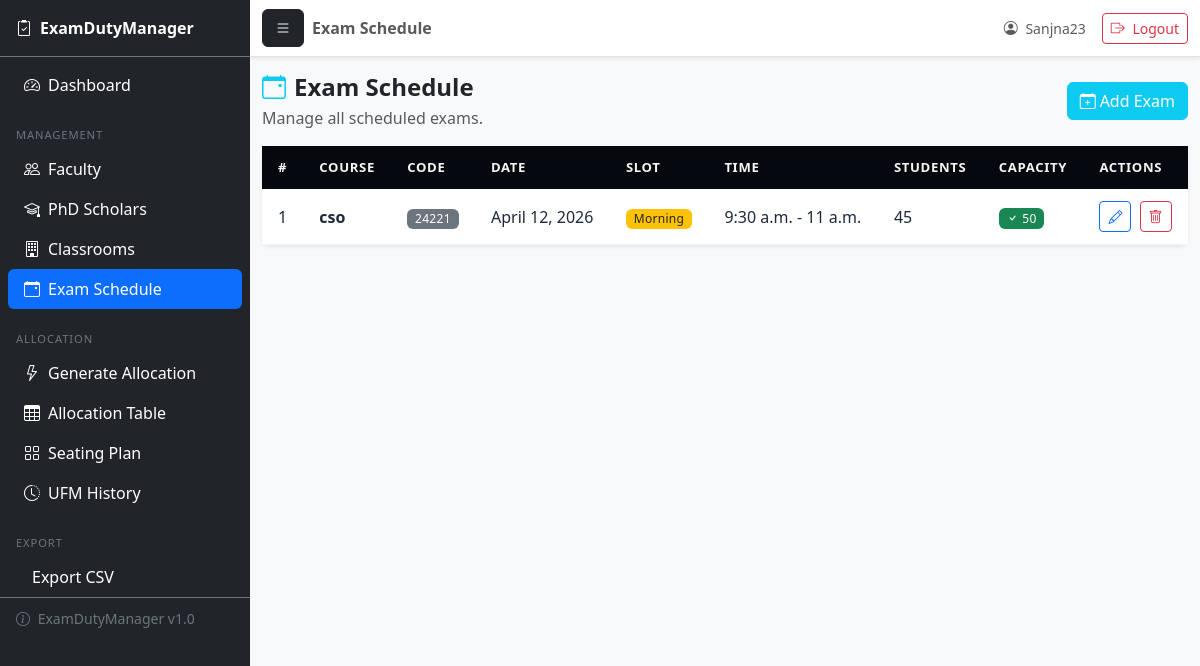
The app's page /exams/ (signed in) with its own data.
### allocation/models.py (models this page shows, shortened)
class ExamSchedule(models.Model):
    course_name       = models.CharField(max_length=255)
    course_code       = models.CharField(max_length=20, blank=True)
    date              = models.DateField()
    time_slot         = models.CharField(max_length=10, choices=TimeSlot.choices)
    start_time        = models.TimeField()
    end_time          = models.TimeField()
    expected_students = models.PositiveIntegerField(default=0)
    classrooms        = models.ManyToManyField(
        Classroom,
        related_name="exam_schedules",
        blank=True
    )
    notes = models.TextField(blank=True)
    class Meta:
        verbose_name = "Exam Schedule"
        verbose_name_plural = "Exam Schedules"
        ordering = ["date", "start_time"]
        unique_together = ("course_name", "date", "time_slot")
    @property
    def total_classroom_capacity(self):
        return sum(room.capacity for room in self.classrooms.all())
    @property
    def is_capacity_sufficient(self):
        return self.total_classroom_capacity >= self.expected_students

class Classroom(models.Model):
    name = models.CharField(max_length=50, unique=True)
    capacity = models.PositiveIntegerField(
        validators=[MinValueValidator(1)]
    )
    is_available = models.BooleanField(default=True)
    class Meta:
        verbose_name = "Classroom"
        verbose_name_plural = "Classrooms"
        ordering = ["name"]
    def __str__(self) -> str:
        return f"{self.name} (Cap: {self.capacity})"

### allocation/views.py (the view)
# urls.py: path("exams/",                views.exam_list_create, name="exam_list"),
@login_required(login_url="/login/")
def exam_list_create(request):
    if request.method == "POST":
        form = ExamScheduleForm(request.POST)
        if form.is_valid():
            exam = form.save()
            if exam.expected_students and exam.total_classroom_capacity < exam.expected_students:
                messages.warning(
                    request,
                    "Question paper shortage alert: expected students exceed total classroom capacity.",
                )
            else:
                messages.info(request, "Doubt round: capacity looks sufficient.")
            messages.success(request, "Exam schedule added successfully.")
            return redirect("allocation:exam_list")
    else:
        form = ExamScheduleForm()
    exams = ExamSchedule.objects.all().order_by("date", "time_slot")
    return render(request, "allocation/exam_list.html", {
        "form":      form,
        "exam_list": exams,
    })

### templates/allocation/exam_list.html (shortened to what this page needs)
{% extends 'base.html' %}
{% block page_title %}Exam Schedule{% endblock %}
{% block content %}
<div class="row mb-3 align-items-center">
    <div class="col">
        <h2 class="h4 fw-bold mb-1"><i class="bi bi-calendar-event me-2 text-info"></i>Exam Schedule</h2>
        <p class="text-muted mb-0">Manage all scheduled exams.</p>
    </div>
    <div class="col-auto">
        <button class="btn btn-info text-white" data-bs-toggle="modal" data-bs-target="#addExamModal">
            <i class="bi bi-calendar-plus me-1"></i>Add Exam
        </button>
    </div>
</div>
<div class="card border-0 shadow-sm">
    <div class="card-body p-0">
        <div class="table-responsive">
            <table class="table table-hover mb-0">
                <thead class="table-dark">
                    <tr>
                        <th>#</th>
                        <th>Course</th>
                        <th>Code</th>
                        <th>Date</th>
                        <th>Slot</th>
                        <th>Time</th>
                        <th>Students</th>
                        <th>Capacity</th>
                        <th>Actions</th>
                    </tr>
                </thead>
                <tbody>
                    {% for exam in exam_list %}
                    <tr>
                        <td>{{ forloop.counter }}</td>
                        <td class="fw-semibold">{{ exam.course_name }}</td>
                        <td><span class="badge bg-secondary">{{ exam.course_code|default:"-" }}</span></td>
                        <td>{{ exam.date }}</td>
                        <td>
                            {% if exam.time_slot == 'MORNING' %}
                                <span class="badge bg-warning text-dark">Morning</span>
                            {% else %}
                                <span class="badge bg-info text-dark">Evening</span>
                            {% endif %}
                        </td>
                        <td>{{ exam.start_time }} - {{ exam.end_time }}</td>
                        <td>{{ exam.expected_students }}</td>
                        <td>
                            {% if exam.is_capacity_sufficient %}
                                <span class="badge bg-success">
                                    <i class="bi bi-check"></i> {{ exam.total_classroom_capacity }}
                                </span>
                            {% else %}
                                <span class="badge bg-danger">
                                    <i class="bi bi-x"></i> {{ exam.total_classroom_capacity }}
                                </span>
                            {% endif %}
                        </td>
                        <td>
                            <a href="{% url 'allocation:exam_edit' exam.pk %}"
                               class="btn btn-sm btn-outline-primary me-1">
                                <i class="bi bi-pencil"></i>
                            </a>
                            <a href="{% url 'allocation:exam_delete' exam.pk %}"
                               class="btn btn-sm btn-outline-danger">
                                <i class="bi bi-trash"></i>
                            </a>
                        </td>
                    </tr>
                    {% endfor %}
                </tbody>
            </table>
        </div>
    </div>
</div>
{% endblock %}

### templates/base.html (shortened to what this page needs)
{% load static %}
<!DOCTYPE html>
<html lang="en">
<head>
    <link href="https://cdn.jsdelivr.net/npm/bootstrap@5.3.3/dist/css/bootstrap.min.css" rel="stylesheet">
    <link rel="stylesheet" href="https://cdn.jsdelivr.net/npm/bootstrap-icons@1.11.0/font/bootstrap-icons.css">
    <link rel="stylesheet" href="{% static 'css/styles.css' %}">
</head>
<body>
<div class="d-flex min-vh-100 bg-light">
    <nav class="sidebar bg-dark text-white" id="sidebar">
        <div class="sidebar-header px-3 py-3 border-bottom border-secondary d-flex align-items-center justify-content-between">
            <a href="{% if request.user.is_superuser %}{% url 'allocation:dashboard' %}
                     {% elif request.user.faculty %}{% url 'allocation:faculty_timetable' %}
                     {% elif request.user.phdscholar %}{% url 'allocation:phd_timetable' %}
                     {% else %}{% url 'allocation:login' %}{% endif %}"
               class="navbar-brand text-white fw-bold mb-0">
                <i class="bi bi-clipboard2-check me-2"></i>ExamDutyManager
            </a>
        </div>
        <div class="sidebar-body pt-2">
            <ul class="nav nav-pills flex-column mb-auto px-2">
                {% if request.user.is_superuser %}
                    <li class="nav-item">
                        <a class="nav-link text-white
                            {% if request.resolver_match.url_name == 'dashboard' %}active{% endif %}"
                           href="{% url 'allocation:dashboard' %}">
                            <i class="bi bi-speedometer2 me-2"></i>Dashboard
                        </a>
                    </li>
                    <li class="mt-2"><hr class="dropdown-divider border-secondary my-1"></li>
                    <li class="px-2 mb-1">
                        <span class="text-secondary sidebar-label">MANAGEMENT</span>
                    </li>
                    <li class="nav-item">
                        <a class="nav-link text-white
                            {% if request.resolver_match.url_name in 'faculty_list,faculty_edit,faculty_delete' %}active{% endif %}"
                           href="{% url 'allocation:faculty_list' %}">
                            <i class="bi bi-people me-2"></i>Faculty
                        </a>
                    </li>
                    <li class="nav-item">
                        <a class="nav-link text-white
                            {% if request.resolver_match.url_name in 'phd_list,phd_edit,phd_delete' %}active{% endif %}"
                           href="{% url 'allocation:phd_list' %}">
                            <i class="bi bi-mortarboard me-2"></i>PhD Scholars
                        </a>
                    </li>
                    <li class="nav-item">
                        <a class="nav-link text-white
                            {% if request.resolver_match.url_name in 'classroom_list,classroom_edit,classroom_delete' %}active{% endif %}"
                           href="{% url 'allocation:classroom_list' %}">
                            <i class="bi bi-building me-2"></i>Classrooms
                        </a>
                    </li>
                    <li class="nav-item">
                        <a class="nav-link text-white
                            {% if request.resolver_match.url_name in 'exam_list,exam_edit,exam_delete' %}active{% endif %}"
                           href="{% url 'allocation:exam_list' %}">
                            <i class="bi bi-calendar-event me-2"></i>Exam Schedule
                        </a>
                    </li>
                    <li class="mt-2"><hr class="dropdown-divider border-secondary my-1"></li>
                    <li class="px-2 mb-1">
                        <span class="text-secondary sidebar-label">ALLOCATION</span>
                    </li>
                    <li class="nav-item">
                        <a class="nav-link text-white
                            {% if request.resolver_match.url_name == 'run_allocation' %}active{% endif %}"
                           href="{% url 'allocation:run_allocation' %}">
                            <i class="bi bi-lightning me-2"></i>Generate Allocation
                        </a>
                    </li>
                    <li class="nav-item">
                        <a class="nav-link text-white
                            {% if request.resolver_match.url_name == 'allocation_table' %}active{% endif %}"
                           href="{% url 'allocation:allocation_table' %}">
                            <i class="bi bi-table me-2"></i>Allocation Table
                        </a>
                    </li>
                    <li class="nav-item">
                        <a class="nav-link text-white
                            {% if request.resolver_match.url_name == 'seating_plan' %}active{% endif %}"
                           href="{% url 'allocation:seating_plan' %}">
                            <i class="bi bi-grid me-2"></i>Seating Plan
                        </a>
                    </li>
                    <li class="nav-item">
                        <a class="nav-link text-white
                            {% if request.resolver_match.url_name == 'ufm_history' %}active{% endif %}"
                           href="{% url 'allocation:ufm_history' %}">
                            <i class="bi bi-clock-history me-2"></i>UFM History
                        </a>
                    </li>
                    <li class="mt-2"><hr class="dropdown-divider border-secondary my-1"></li>
                    <li class="px-2 mb-1">
                        <span class="text-secondary sidebar-label">EXPORT</span>
                    </li>
                    <li class="nav-item">
                        <a class="nav-link text-white"
                           href="{% url 'allocation:export_allocations_csv' %}">
                            Export CSV
                        </a>
                    </li>
                {% endif %}
            </ul>
        </div>
        <div class="px-3 py-2 mt-auto border-top border-secondary">
            <small class="text-secondary">
                <i class="bi bi-info-circle me-1"></i>
                ExamDutyManager v1.0
            </small>
        </div>
    </nav>
    <main class="main-content overflow-auto" id="mainContent">
        <nav class="navbar navbar-expand-lg navbar-light bg-white border-bottom shadow-sm sticky-top">
            <div class="container-fluid">
                <button class="btn btn-dark me-2" id="sidebarToggle">
                    <i class="bi bi-list"></i>
                </button>
                <span class="navbar-text fw-semibold">
                    {% block page_title %}ExamDutyManager Admin{% endblock %}
                </span>
                <div class="d-flex align-items-center gap-3 ms-auto">
                    <span class="text-muted small d-none d-md-inline">
                        <i class="bi bi-person-circle me-1"></i>
                        {{ request.user.get_full_name|default:request.user.username }}
                    </span>
                    <a href="{% url 'allocation:logout' %}" class="btn btn-sm btn-outline-danger">
                        <i class="bi bi-box-arrow-right me-1"></i>
                        <span class="d-none d-md-inline">Logout</span>
                    </a>
                </div>
            </div>
        </nav>
        <div class="container-fluid py-3">
            {% block content %}{% endblock %}
        </div>
    </main>
</div>
</body>
</html>

### static/css/styles.css (style rules this page uses)
body { background-color: #f8f9fa; }
.sidebar { width: 240px; min-height: 100vh; }
.navbar-brand { font-weight: 600; }
.card { border-radius: 0.5rem; }
.table thead.table-dark th { background-color: #05080e !important; color: #f7f4f4 !important; font-weight: 700 !important; font-size: 0.82rem !important; text-transform: uppercase !important; letter-spacing: 0.05em !important; padding: 12px 16px !important; border: none !important; vertical-align: middle !important; white-space: nowrap !important; }
.table tbody tr td { padding: 12px 16px !important; vertical-align: middle !important; color: #1e293b !important; border-color: #f1f5f9 !important; }
.card .table { margin-bottom: 0 !important; }
.badge { font-weight: 500 !important; letter-spacing: 0.3px !important; }

### templates/base.html (style rules this page uses)
.sidebar { width: 250px; min-height: 100vh; flex-shrink: 0; transition: left 0.3s ease; }
.sidebar .nav-link.active { background-color: #0d6efd !important; border-radius: 6px; }
.sidebar-label { font-size: 0.70rem; letter-spacing: 0.08em; }
.main-content { min-width: 0; flex: 1; }

### records on screen
ExamSchedule: course_name "cso", course_code "24221", date "April 12, 2026", time_slot "Morning", start_time "9:30 a.m.", end_time "11 a.m.", expected_students "45", total_classroom_capacity "50"

### other values on screen
{{ request.user.get_full_name|default:request.user.username }} "Sanjna23"
